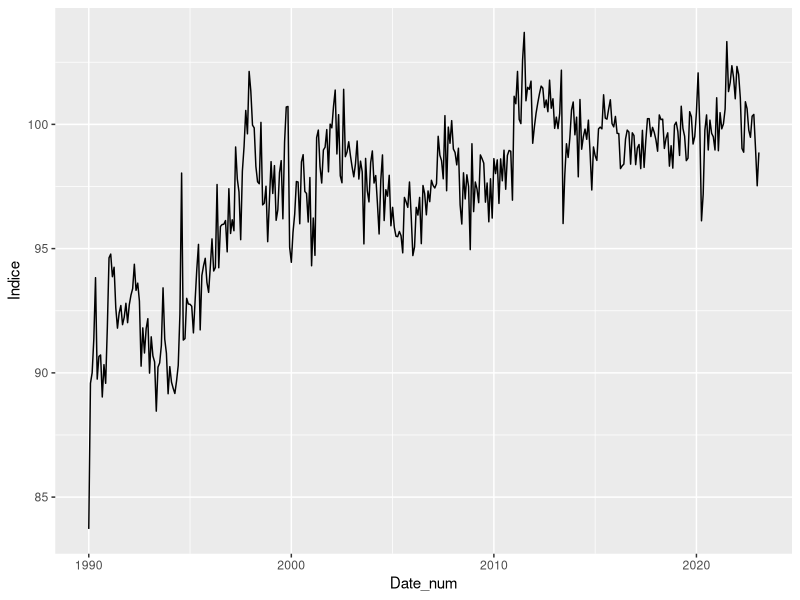
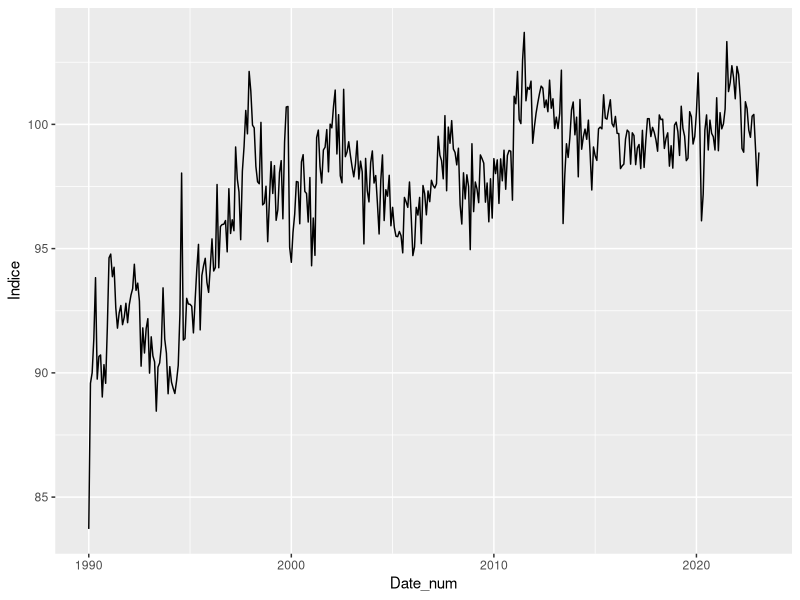
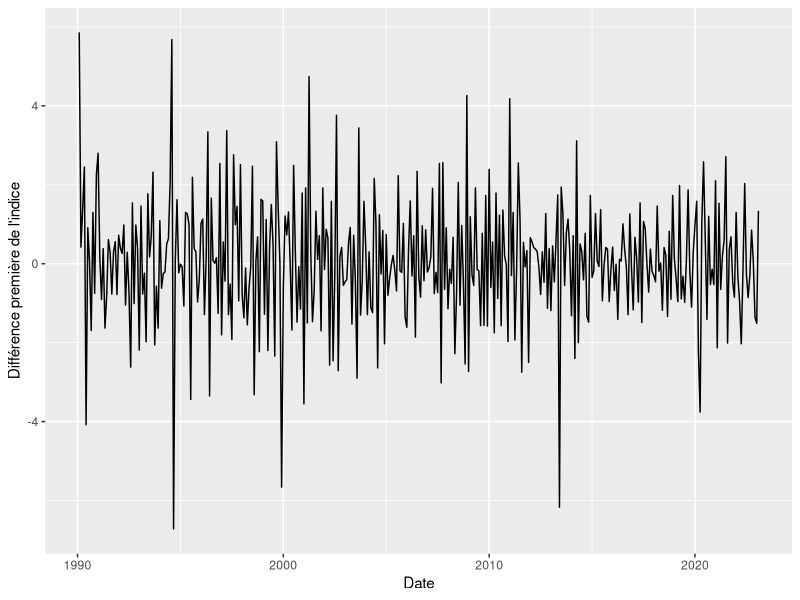
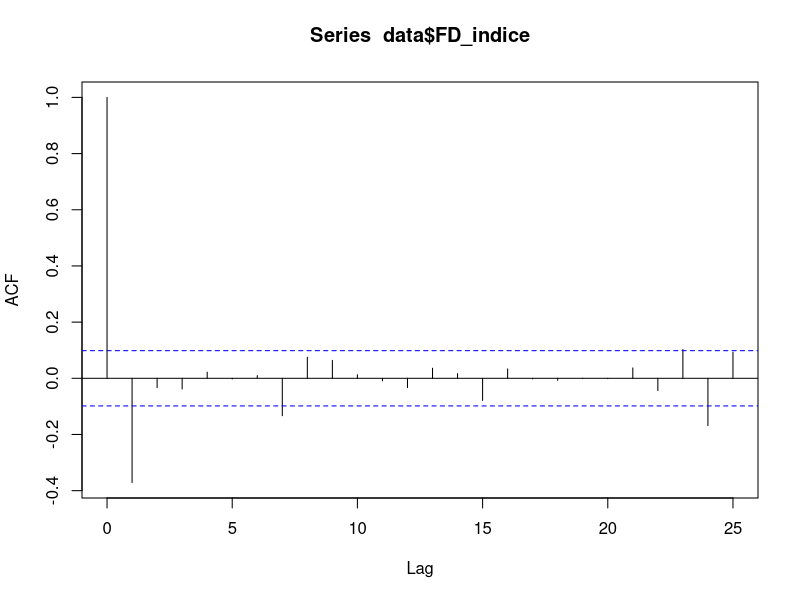
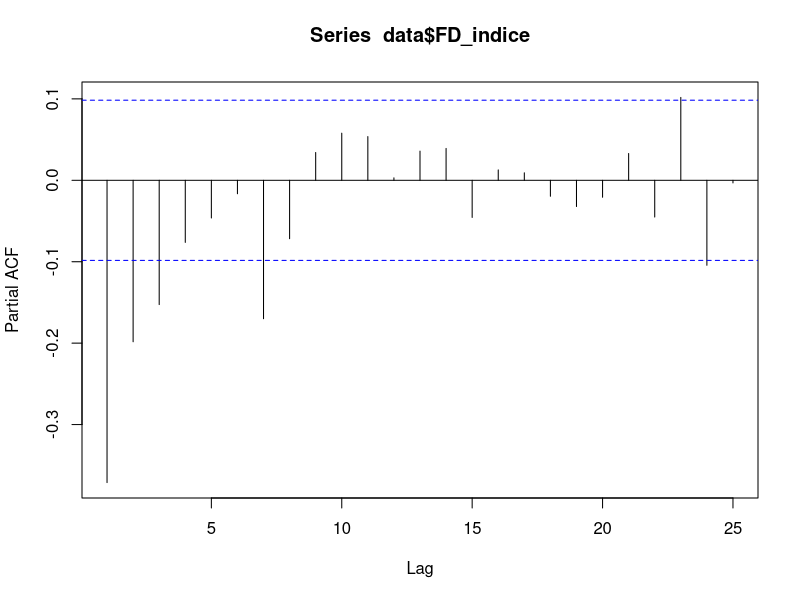

These charts were generated, in order, by the following R code:
# Projet - Linear time series

#----------------- Partie I : Les données -------------------

rm(list = ls())

library("ggplot2")
library("zoo")
# library("tseries")

# Préparation des données
source = read.csv(file = "valeurs_mensuelles_industrie_alimentaire.csv", sep=";", dec = ".")
source2 = source[4:length(source$Libellé),1:2]
colnames(source2) = c("Date","Indice")

Date_num = seq(1990,1990+397/12,1/12)
source2$Indice = as.numeric(source2$Indice)
source2 = cbind(Date_num,source2)



# 2. Transformation de la série pour la rendre stationnaire
p = ggplot(data=source2) + geom_line(aes(x=Date_num,y=Indice))
p

# On constate une série avec un tendance haussière. On différencie donc une première fois :
data = as.data.frame(cbind(Date_num[2:length(Date_num)],diff(source2$Indice)))

# Cette transformation de série semble stationnaire. (Cf. représentation graphique dans la prochaine question)

# 3. Représentation graphique
p

colnames(data)= c("Date","FD_indice")
p_diff = ggplot(data=data) + geom_line(aes(x=Date,y=FD_indice))+ylab("Différence première de l'indice")
p_diff

#---------------- Partie II : Modèles ARMA ------------------
# 4. Choix du modèle ARMA
acf(data$FD_indice)
pacf(data$FD_indice)

# ACF => q = 1
# PACF => p = 7


# 5. Modélisation ARIMA

#---------------- Partie III : Prévision --------------------